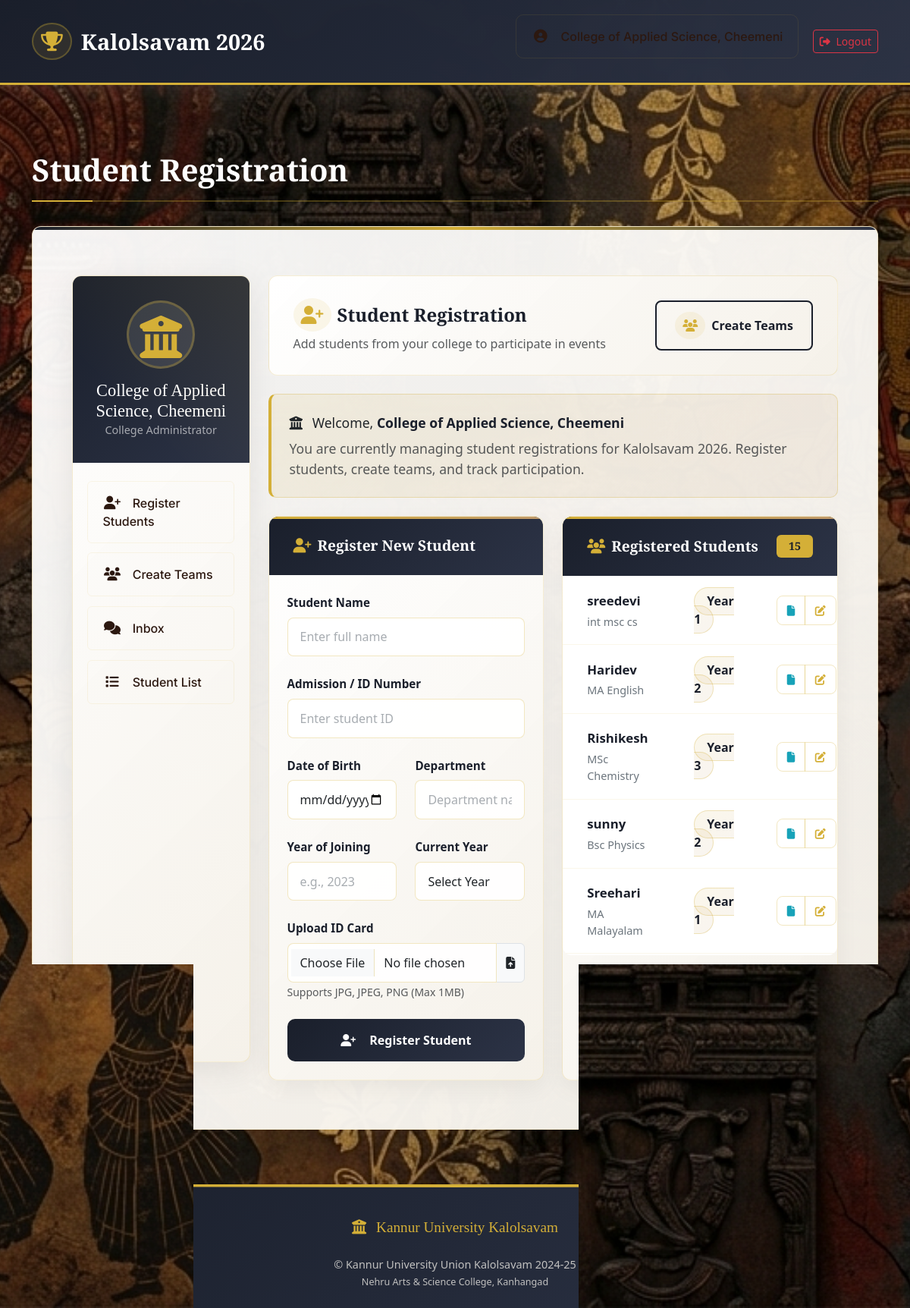
Page /college/dashboard/ (signed in) on the committed database.
### accounts/models.py (models this page shows, shortened)
class College(models.Model):
    user = models.ForeignKey(   # 🔥 TEMP: NOT OneToOne
        settings.AUTH_USER_MODEL,
        on_delete=models.CASCADE,
        null=True,
        blank=True,
        related_name="colleges"
    )
    college_name = models.CharField(max_length=255)
    district = models.CharField(max_length=255)

class CustomUser(AbstractUser):
    ROLE_CHOICES = (
        ('college', 'College'),
        ('organizer', 'Organizer'),
        ('admin', 'Admin'),
    )
    role = models.CharField(max_length=20, choices=ROLE_CHOICES, default='college')
    college_name = models.CharField(max_length=255, blank=True, null=True)
    REQUIRED_FIELDS = ["email"]
    USERNAME_FIELD = "username"

class Student(models.Model):
    college = models.ForeignKey(College, on_delete=models.CASCADE)
    name = models.CharField(max_length=255)
    id_card = models.CharField(max_length=255)
    date_of_birth = models.DateField()
    department = models.CharField(max_length=255)
    year_of_joining = models.IntegerField()
    current_year = models.IntegerField()
    id_card_file = models.FileField(upload_to=student_upload_path, null=True, blank=True)

### accounts/views.py (the view)
# urls.py: path("college/dashboard/", views.college_dashboard, name="college_dashboard"),
@login_required
def college_dashboard(request):
    if request.user.role != "college":
        return redirect("home")
    college = get_object_or_404(College, user=request.user)
    setting = SiteSetting.objects.first()
    if not setting or not setting.allow_student_registration:
        return redirect("student_summary")
    if request.method == "POST" and "add_student" in request.POST:
        form = StudentForm(request.POST, request.FILES)
        if form.is_valid():
            student = form.save(commit=False)
            student.college = college
            student.save()
            messages.success(request, "Student added successfully.")
            return redirect("register_student+")
    else:
        form = StudentForm()
    return render(request, "accounts/register.html", {
        "student_form": form,
        "students": Student.objects.filter(college=college),
        "items": Item.objects.all(),
        "college": college,
    })

### accounts/forms.py
class StudentForm(forms.ModelForm):
    class Meta:
        model = Student
        fields = [
            "name",
            "id_card",
            "date_of_birth",
            "department",
            "year_of_joining",
            "current_year",
        ]

### accounts/context_processors.py (called while the page is built)
def site_settings(request):
    return {
        "setting": SiteSetting.objects.first()
    }

### accounts/templates/accounts/register.html (shortened to what this page needs)
{% extends 'base.html' %}
{% load widget_tweaks %}
{% load static %}
{% block page_title_content %}
    Student Registration
{% endblock %}
{% block content %}
<div class="container-fluid py-4 college-dashboard">
    <div class="row">
        <div class="col-lg-3 col-md-4 mb-4">
            <div class="sidebar-card h-100">
                <div class="gradient-header text-center">
                    <i class="fas fa-university"></i>
                    <h5 class="text-white mb-0">
                        {{ college.college_name|default:user.username }}
                    </h5>
                    <p class="small opacity-75 mb-0">College Administrator</p>
                </div>
                <div class="nav-container">
                    <ul class="nav nav-pills flex-column">
                        {% if setting.allow_student_registration %}
                            <li class="nav-item">
                                <a class="nav-link {% if request.resolver_match.url_name == 'register_student' %}active{% endif %}"
                                href="{% url 'register_student' %}">
                                    <i class="fas fa-user-plus"></i>
                                    Register Students
                                </a>
                            </li>
                        {% endif %}
                        {% if setting.allow_student_registration %}
                            <li class="nav-item">
                                <a class="nav-link {% if request.resolver_match.url_name == 'team_creation' %}active{% endif %}"
                                href="{% url 'team_creation' %}">
                                    <i class="fas fa-users"></i>
                                    Create Teams
                                </a>
                            </li>
                        {% endif %}
                        <li class="nav-item">
                            <a class="nav-link {% if request.resolver_match.url_name == 'college_inbox' %}active{% endif %}"
                            href="{% url 'college_inbox' %}">
                                <i class="fas fa-comments"></i>
                                Inbox
                            </a>
                        </li>
                        <li class="nav-item">
                            <a class="nav-link {% if request.resolver_match.url_name == 'student_summary' %}active{% endif %}"
                            href="{% url 'student_summary' %}">
                                <i class="fas fa-list"></i>
                                Student List
                            </a>
                        </li>
                    </ul>
                </div>
            </div>
        </div>
        <div class="col-lg-9 col-md-8">
            <div class="main-header mb-4">
                <div>
                    <h2 class="h4 fw-bold mb-1">
                        <i class="fas fa-user-plus me-2"></i>Student Registration
                    </h2>
                    <p class="text-muted mb-0">Add students from your college to participate in events</p>
                </div>
                <div>
                    <a href="{% url 'team_creation' %}" class="btn btn-outline-primary">
                        <i class="fas fa-users me-2"></i>Create Teams
                    </a>
                </div>
            </div>
            <div class="welcome-alert mb-4">
                <i class="fas fa-university me-2"></i>
                Welcome, <span>{{ user.college_name }}</span>
                <p class="mb-0 mt-2 text-muted">
                    You are currently managing student registrations for Kalolsavam 2026.
                    Register students, create teams, and track participation.
                </p>
            </div>
            <div class="row g-4">
                <div class="col-lg-6 col-md-12">
                    <div class="dashboard-card">
                        <div class="card-header">
                            <i class="fas fa-user-plus me-2"></i>Register New Student
                        </div>
                        <div class="card-body p-4">
                            <form method="POST" enctype="multipart/form-data" action="{% url 'register_student' %}">
                                <div class="mb-4">
                                    <label class="form-label">Student Name</label>
                                    <input type="text" name="name" class="form-control"
                                           placeholder="Enter full name" required>
                                </div>
                                <div class="mb-4">
                                    <label class="form-label">Admission / ID Number</label>
                                    <input type="text" name="id_card" class="form-control"
                                           placeholder="Enter student ID" required>
                                </div>
                                <div class="row mb-4">
                                    <div class="col-md-6">
                                        <label class="form-label">Date of Birth</label>
                                        <input type="date" name="date_of_birth" class="form-control" required>
                                    </div>
                                    <div class="col-md-6">
                                        <label class="form-label">Department</label>
                                        <input type="text" name="department" class="form-control"
                                               placeholder="Department name" required>
                                    </div>
                                </div>
                                <div class="row mb-4">
                                    <div class="col-md-6">
                                        <label class="form-label">Year of Joining</label>
                                        <input type="number" name="year_of_joining" class="form-control"
                                            min="2000" max="2026"
                                            placeholder="e.g., 2023" required>
                                    </div>
                                    <div class="col-md-6">
                                        <label class="form-label">Current Year</label>
                                        <select name="current_year" class="form-select" required>
                                            <option value="">Select Year</option>
                                        </select>
                                    </div>
                                </div>
                                <div class="mb-4">
                                    <label class="form-label">Upload ID Card </label>
                                    <div class="input-group">
                                        <input type="file" name="id_card_file" class="form-control"
                                               accept=".pdf,.jpg,.jpeg,.png">
                                        <span class="input-group-text">
                                            <i class="fas fa-file-upload"></i>
                                        </span>
                                    </div>
                                    <small class="text-muted">Supports JPG, JPEG, PNG (Max 1MB)</small>
                                </div>
                                <button type="submit" class="btn btn-primary w-100">
                                    <i class="fas fa-user-plus me-2"></i>Register Student
                                </button>
                            </form>
                        </div>
                    </div>
                </div>
                <div class="col-lg-6 col-md-12">
                    <div class="dashboard-card">
                        <div class="card-header d-flex justify-content-between align-items-center">
                            <div>
                                <i class="fas fa-users me-2"></i>Registered Students
                            </div>
                            <span class="badge">{{ students|length }}</span>
                        </div>
                        <div class="student-table-container">
                            {% if students %}
                                <table class="table align-middle">
                                    <tbody>
                                    {% for student in students %}
                                        <tr>
                                            <td>
                                                <div class="student-name">{{ student.name }}</div>
                                                <div class="student-dept">{{ student.department }}</div>
                                            </td>
                                            <td>
                                                <span class="year-badge">Year {{ student.current_year }}</span>
                                            </td>
                                            <td class="text-end">
                                                <div class="btn-group">
                                                    {% if student.id_card_file %}
                                                        <a class="btn btn-outline-info btn-sm"
                                                           href="{{ student.id_card_file.url }}"
                                                           target="_blank"
                                                           title="View ID Card">
                                                            <i class="fas fa-file"></i>
                                                        </a>
                                                    {% endif %}
                                                    <a href="{% url 'edit_student' student.id %}"
                                                       class="btn btn-outline-warning btn-sm"
                                                       title="Edit Student">
                                                        <i class="fas fa-edit"></i>
                                                    </a>
                                                </div>
                                            </td>
                                        </tr>
                                    {% endfor %}
                                    </tbody>
                                </table>
                            {% else %}
                                <div class="empty-state">
                                    <i class="fas fa-users"></i>
                                    <h6 class="mb-2">No Students Registered</h6>
                                    <p class="text-muted mb-0">Start by registering your first student</p>
                                </div>
                            {% endif %}
                        </div>
                    </div>
                </div>
            </div>
        </div>
    </div>
</div>
{% endblock %}

### accounts/templates/base.html (shortened to what this page needs)
{% load static %}
<!DOCTYPE html>
<html lang="en">
<head>
    <link href="https://cdn.jsdelivr.net/npm/bootstrap@5.3.2/dist/css/bootstrap.min.css" rel="stylesheet">
    <link rel="stylesheet" href="https://cdnjs.cloudflare.com/ajax/libs/font-awesome/6.5.0/css/all.min.css">
</head>
<body class="d-flex flex-column min-vh-100">
    <nav class="navbar navbar-expand-lg navbar-dark">
        <div class="container">
            <a class="navbar-brand" href="{% url 'home' %}">
                <i class="fas fa-trophy"></i>
                <span>Kalolsavam 2026</span>
            </a>
            <div class="collapse navbar-collapse" id="navbarNav">
                <ul class="navbar-nav ms-auto align-items-center">
                    {% if user.is_authenticated %}
                        <li class="nav-item me-3">
                            <span class="nav-link">
                                <i class="fas fa-user-circle" ></i>
                                {{ college.college_name|default:user.username }}
                            </span>
                        </li>
                        <li class="nav-item">
                            <a class="btn btn-outline-danger btn-sm" href="{% url 'logout' %}">
                                <i class="fas fa-sign-out-alt me-1"></i> Logout
                            </a>
                        </li>
                    {% else %}
                        <li class="nav-item">
                            <a class="btn btn-primary" href="{% url 'login' %}">
                                <i class="fas fa-sign-in-alt me-1"></i> Login
                            </a>
                        </li>
                    {% endif %}
                </ul>
            </div>
        </div>
    </nav>
    <main class="page-container flex-fill">
        <div class="container py-4">
            {% block page_title %}
                <h1 class="page-title">{% block page_title_content %}{% endblock %}</h1>
            {% endblock %}
            <div class="main-card">
                {% block content %}{% endblock %}
            </div>
        </div>
    </main>
    <footer class="mt-auto">
        <div class="container">
            <div class="footer-content">
                <div class="footer-logo">
                    <i class="fas fa-university me-2"></i>
                    Kannur University Kalolsavam
                </div>
                <div class="copyright">
                    © Kannur University Union Kalolsavam 2024-25
                    <br>
                    <small>Nehru Arts & Science College, Kanhangad</small>
                </div>
            </div>
        </div>
    </footer>
</body>
</html>

### rows in the picture
College: college_name "College of Applied Science, Cheemeni"
CustomUser: college_name "College of Applied Science, Cheemeni"
Student: name "sreedevi", department "int msc cs", current_year "1"
Student: name "Haridev", department "MA English", current_year "2"
Student: name "Rishikesh", department "MSc Chemistry", current_year "3"
Student: name "sunny", department "Bsc Physics", current_year "2"
Student: name "Sreehari", department "MA Malayalam", current_year "1"

### other values in the picture
{{ students|length }} "15"
